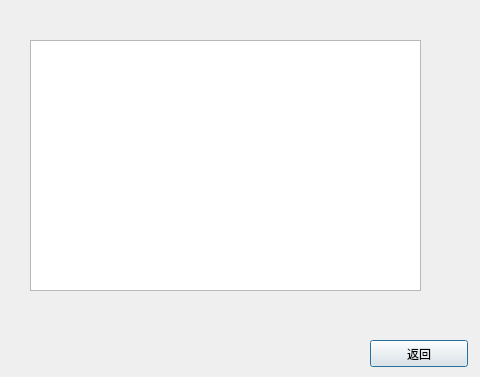
<?xml version="1.0" encoding="UTF-8"?>
<ui version="4.0">
 <class>log</class>
 <widget class="QDialog" name="log">
  <property name="geometry">
   <rect>
    <x>0</x>
    <y>0</y>
    <width>480</width>
    <height>377</height>
   </rect>
  </property>
  <property name="windowTitle">
   <string>Dialog</string>
  </property>
  <widget class="QPushButton" name="pushButton">
   <property name="geometry">
    <rect>
     <x>370</x>
     <y>340</y>
     <width>98</width>
     <height>27</height>
    </rect>
   </property>
   <property name="text">
    <string>返回</string>
   </property>
  </widget>
  <widget class="QTextBrowser" name="textBrowser">
   <property name="geometry">
    <rect>
     <x>30</x>
     <y>40</y>
     <width>391</width>
     <height>251</height>
    </rect>
   </property>
  </widget>
 </widget>
 <resources/>
 <connections/>
</ui>
